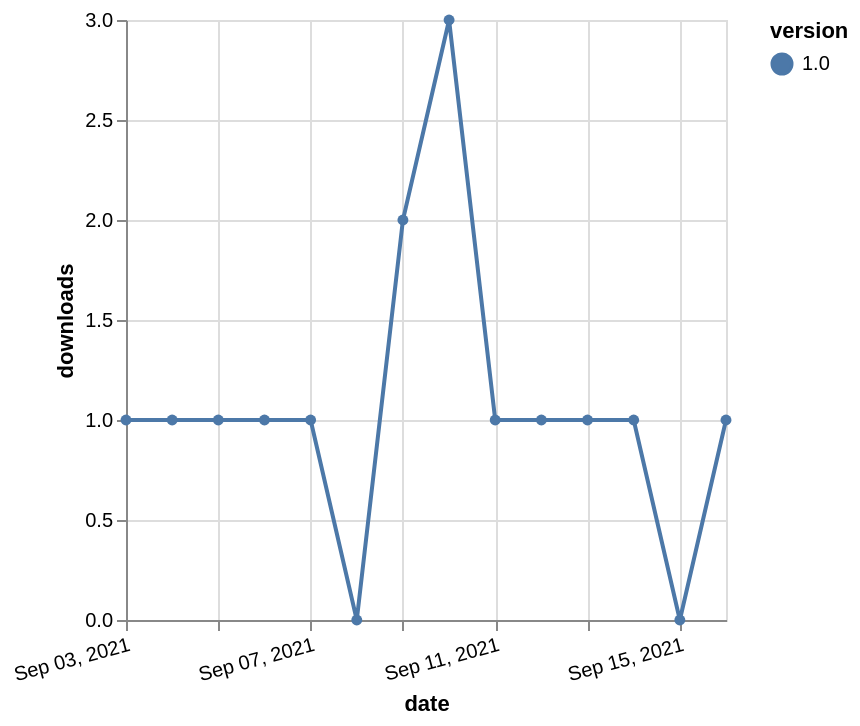

Write a Vega-Lite specification for this figure.
### Vega-Lite specification from a JSON file in a GitHub repository (floating-point values rounded to 4 significant figures)
{"$schema": "https://vega.github.io/schema/vega-lite/v5.json", "description": "A simple bar chart with embedded data.", "data": {"values": [{"date": "2021-09-03", "total": 123, "delta": 1, "version": "1.0"}, {"date": "2021-09-04", "total": 124, "delta": 1, "version": "1.0"}, {"date": "2021-09-05", "total": 125, "delta": 1, "version": "1.0"}, {"date": "2021-09-06", "total": 126, "delta": 1, "version": "1.0"}, {"date": "2021-09-07", "total": 127, "delta": 1, "version": "1.0"}, {"date": "2021-09-08", "total": 127, "delta": 0, "version": "1.0"}, {"date": "2021-09-09", "total": 129, "delta": 2, "version": "1.0"}, {"date": "2021-09-10", "total": 132, "delta": 3, "version": "1.0"}, {"date": "2021-09-11", "total": 133, "delta": 1, "version": "1.0"}, {"date": "2021-09-12", "total": 134, "delta": 1, "version": "1.0"}, {"date": "2021-09-13", "total": 135, "delta": 1, "version": "1.0"}, {"date": "2021-09-14", "total": 136, "delta": 1, "version": "1.0"}, {"date": "2021-09-15", "total": 136, "delta": 0, "version": "1.0"}, {"date": "2021-09-16", "total": 137, "delta": 1, "version": "1.0"}]}, "width": "container", "mark": {"type": "line", "point": {"filled": true}}, "encoding": {"x": {"field": "date", "type": "temporal", "timeUnit": "yearmonthdate", "title": "date", "axis": {"labelAngle": -15}}, "y": {"field": "delta", "type": "quantitative", "title": "downloads"}, "color": {"field": "version", "type": "nominal"}, "tooltip": {"field": "delta"}}}
